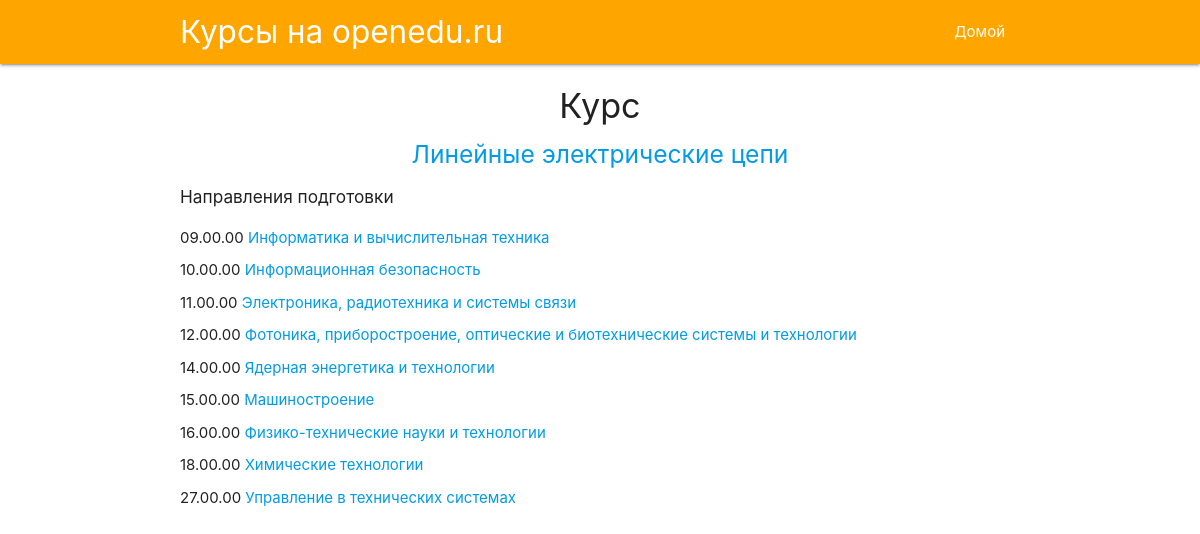
The app's page /course/1/ with its own data.
### courses/models.py (models this page shows)
class Course(models.Model):
    id = models.IntegerField(primary_key=True)
    name = models.CharField(max_length=220)
    url = models.CharField(max_length=220)
    directions = models.ManyToManyField('Direction')

class Direction(models.Model):
    id = models.IntegerField(primary_key=True)
    name = models.CharField(max_length=220)
    code = models.CharField(max_length=220)
    class Meta:
        ordering = ['code']

### courses/views.py (the view)
# urls.py: path('course/<int:course_id>/', views.course_description, name='course_description'),
def course_description(request, course_id):
    course = {
        'course': Course.objects.filter(id=course_id).first()
    }
    return render(request, 'course_description.html', course)

### courses/templates/course_description.html
{% extends 'base.html' %}
{% block content %}
<h4 style="text-align: center">Курс</h4>
<h5 style="text-align: center">
    <a href="https://openedu.ru/{{course.url}}" >{{course.name}}</a>
</h5>
<h6 style="margin-bottom: 20px; margin-top: 20px;">Направления подготовки</h6>
{% for direction in course.directions.all %}
    <div style="margin-top: 10px;">
        {{direction.code}}   <a href="#" >{{direction.name}}</a>
    </div>
{% endfor %}
{% endblock content %}

### courses/templates/base.html (shortened to what this page needs)
{% load static %}
<html lang="en">
    <head>
        <link rel="stylesheet" href="{% static "css/style.css" %}">
        <link rel="stylesheet" href="https://cdnjs.cloudflare.com/ajax/libs/materialize/1.0.0/css/materialize.min.css">
    </head>
    <body>
        <nav style="background-color: orange">
            <div class="container nav-wrapper">
                <a href="/" class="brand-logo">Курсы на openedu.ru</a>
                <ul id="nav-mobile" class="right">
                    <li><a href="/">Домой</a></li>
                </ul>
            </div>
        </nav>
        <div class="container">
            {% block content %}
            {% endblock content %}
        </div>
    </body>
</html>

### records on screen
Course: name "Линейные электрические цепи"
Direction: code "09.00.00", name "Информатика и вычислительная техника"
Direction: code "10.00.00", name "Информационная безопасность"
Direction: code "11.00.00", name "Электроника, радиотехника и системы связи"
Direction: code "12.00.00", name "Фотоника, приборостроение, оптические и биотехнические системы и технологии"
Direction: code "14.00.00", name "Ядерная энергетика и технологии"
Direction: code "15.00.00", name "Машиностроение"
Direction: code "16.00.00", name "Физико-технические науки и технологии"
Direction: code "18.00.00", name "Химические технологии"
Direction: code "27.00.00", name "Управление в технических системах"
